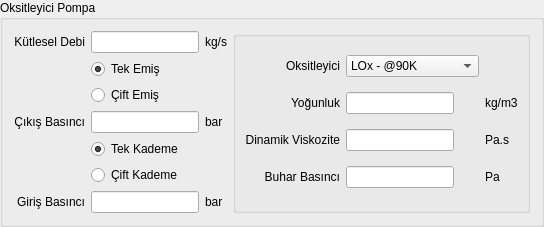
            <widget class="QGroupBox" name="groupBox_12">
             <property name="title">
              <string>Oksitleyici Pompa</string>
             </property>
             <layout class="QGridLayout" name="gridLayout_11">
              <item row="5" column="2">
               <widget class="QLabel" name="label_59">
                <property name="text">
                 <string>bar</string>
                </property>
               </widget>
              </item>
              <item row="2" column="2">
               <widget class="QLabel" name="label_60">
                <property name="text">
                 <string>kg/s</string>
                </property>
               </widget>
              </item>
              <item row="2" column="0">
               <widget class="QLabel" name="label_61">
                <property name="text">
                 <string>Kütlesel Debi</string>
                </property>
                <property name="alignment">
                 <set>Qt::AlignRight|Qt::AlignTrailing|Qt::AlignVCenter</set>
                </property>
               </widget>
              </item>
              <item row="2" column="1">
               <widget class="QLineEdit" name="lineEdit_oks_debi">
                <property name="sizePolicy">
                 <sizepolicy hsizetype="Fixed" vsizetype="Fixed">
                  <horstretch>0</horstretch>
                  <verstretch>0</verstretch>
                 </sizepolicy>
                </property>
                <property name="alignment">
                 <set>Qt::AlignRight|Qt::AlignTrailing|Qt::AlignVCenter</set>
                </property>
               </widget>
              </item>
              <item row="2" column="3" rowspan="7">
               <widget class="QGroupBox" name="groupBox_13">
                <property name="title">
                 <string/>
                </property>
                <property name="flat">
                 <bool>false</bool>
                </property>
                <layout class="QGridLayout" name="gridLayout_12">
                 <item row="2" column="1">
                  <widget class="QLineEdit" name="lineEdit_oks_dynamicViscosity">
                   <property name="enabled">
                    <bool>true</bool>
                   </property>
                   <property name="sizePolicy">
                    <sizepolicy hsizetype="Fixed" vsizetype="Fixed">
                     <horstretch>0</horstretch>
                     <verstretch>0</verstretch>
                    </sizepolicy>
                   </property>
                  </widget>
                 </item>
                 <item row="3" column="1">
                  <widget class="QLineEdit" name="lineEdit_oks_vaporPressure">
                   <property name="enabled">
                    <bool>true</bool>
                   </property>
                   <property name="sizePolicy">
                    <sizepolicy hsizetype="Fixed" vsizetype="Fixed">
                     <horstretch>0</horstretch>
                     <verstretch>0</verstretch>
                    </sizepolicy>
                   </property>
                  </widget>
                 </item>
                 <item row="1" column="2">
                  <widget class="QLabel" name="label_62">
                   <property name="text">
                    <string>kg/m3</string>
                   </property>
                  </widget>
                 </item>
                 <item row="2" column="2">
                  <widget class="QLabel" name="label_63">
                   <property name="text">
                    <string>Pa.s</string>
                   </property>
                  </widget>
                 </item>
                 <item row="3" column="2">
                  <widget class="QLabel" name="label_64">
                   <property name="text">
                    <string>Pa</string>
                   </property>
                  </widget>
                 </item>
                 <item row="1" column="1">
                  <widget class="QLineEdit" name="lineEdit_oks_density">
                   <property name="enabled">
                    <bool>true</bool>
                   </property>
                   <property name="sizePolicy">
                    <sizepolicy hsizetype="Fixed" vsizetype="Fixed">
                     <horstretch>0</horstretch>
                     <verstretch>0</verstretch>
                    </sizepolicy>
                   </property>
                  </widget>
                 </item>
                 <item row="1" column="0">
                  <widget class="QLabel" name="label_65">
                   <property name="text">
                    <string>Yoğunluk</string>
                   </property>
                   <property name="alignment">
                    <set>Qt::AlignRight|Qt::AlignTrailing|Qt::AlignVCenter</set>
                   </property>
                  </widget>
                 </item>
                 <item row="3" column="0">
                  <widget class="QLabel" name="label_66">
                   <property name="text">
                    <string>Buhar Basıncı</string>
                   </property>
                   <property name="alignment">
                    <set>Qt::AlignRight|Qt::AlignTrailing|Qt::AlignVCenter</set>
                   </property>
                  </widget>
                 </item>
                 <item row="2" column="0">
                  <widget class="QLabel" name="label_67">
                   <property name="text">
                    <string>Dinamik Viskozite</string>
                   </property>
                   <property name="alignment">
                    <set>Qt::AlignRight|Qt::AlignTrailing|Qt::AlignVCenter</set>
                   </property>
                  </widget>
                 </item>
                 <item row="0" column="1">
                  <widget class="QComboBox" name="comboBox_oks">
                   <property name="enabled">
                    <bool>true</bool>
                   </property>
                   <property name="sizePolicy">
                    <sizepolicy hsizetype="Minimum" vsizetype="Maximum">
                     <horstretch>0</horstretch>
                     <verstretch>0</verstretch>
                    </sizepolicy>
                   </property>
                   <property name="maximumSize">
                    <size>
                     <width>133</width>
                     <height>16777215</height>
                    </size>
                   </property>
                   <item>
                    <property name="text">
                     <string>LOx - @90K</string>
                    </property>
                   </item>
                   <item>
                    <property name="text">
                     <string>Kullanıcı Tanımlı Oksitleyici</string>
                    </property>
                   </item>
                  </widget>
                 </item>
                 <item row="0" column="0">
                  <widget class="QLabel" name="label_68">
                   <property name="text">
                    <string>Oksitleyici</string>
                   </property>
                   <property name="alignment">
                    <set>Qt::AlignRight|Qt::AlignTrailing|Qt::AlignVCenter</set>
                   </property>
                  </widget>
                 </item>
                </layout>
               </widget>
              </item>
              <item row="8" column="0">
               <widget class="QLabel" name="label_69">
                <property name="text">
                 <string>Giriş Basıncı</string>
                </property>
                <property name="alignment">
                 <set>Qt::AlignRight|Qt::AlignTrailing|Qt::AlignVCenter</set>
                </property>
               </widget>
              </item>
              <item row="8" column="2">
               <widget class="QLabel" name="label_70">
                <property name="text">
                 <string>bar</string>
                </property>
               </widget>
              </item>
              <item row="5" column="1">
               <widget class="QLineEdit" name="lineEdit_oks_exit">
                <property name="sizePolicy">
                 <sizepolicy hsizetype="Fixed" vsizetype="Fixed">
                  <horstretch>0</horstretch>
                  <verstretch>0</verstretch>
                 </sizepolicy>
                </property>
                <property name="alignment">
                 <set>Qt::AlignRight|Qt::AlignTrailing|Qt::AlignVCenter</set>
                </property>
               </widget>
              </item>
              <item row="5" column="0">
               <widget class="QLabel" name="label_71">
                <property name="text">
                 <string>Çıkış Basıncı</string>
                </property>
                <property name="alignment">
                 <set>Qt::AlignRight|Qt::AlignTrailing|Qt::AlignVCenter</set>
                </property>
               </widget>
              </item>
              <item row="3" column="1">
               <widget class="QRadioButton" name="radioButton_oks_tekEmis">
                <property name="text">
                 <string>Tek Emiş</string>
                </property>
                <property name="checkable">
                 <bool>true</bool>
                </property>
                <property name="checked">
                 <bool>true</bool>
                </property>
                <attribute name="buttonGroup">
                 <string notr="true">buttonGroup</string>
                </attribute>
               </widget>
              </item>
              <item row="8" column="1">
               <widget class="QLineEdit" name="lineEdit_oks_inlet">
                <property name="sizePolicy">
                 <sizepolicy hsizetype="Fixed" vsizetype="Fixed">
                  <horstretch>0</horstretch>
                  <verstretch>0</verstretch>
                 </sizepolicy>
                </property>
                <property name="alignment">
                 <set>Qt::AlignRight|Qt::AlignTrailing|Qt::AlignVCenter</set>
                </property>
               </widget>
              </item>
              <item row="4" column="1">
               <widget class="QRadioButton" name="radioButton_oks_ciftEmis">
                <property name="text">
                 <string>Çift Emiş</string>
                </property>
                <property name="checked">
                 <bool>false</bool>
                </property>
                <attribute name="buttonGroup">
                 <string notr="true">buttonGroup</string>
                </attribute>
               </widget>
              </item>
              <item row="6" column="1">
               <widget class="QRadioButton" name="radioButton_oks_tekKademe">
                <property name="text">
                 <string>Tek Kademe</string>
                </property>
                <property name="checked">
                 <bool>true</bool>
                </property>
                <attribute name="buttonGroup">
                 <string notr="true">buttonGroup_2</string>
                </attribute>
               </widget>
              </item>
              <item row="7" column="1">
               <widget class="QRadioButton" name="radioButton_oks_ciftKademe">
                <property name="text">
                 <string>Çift Kademe</string>
                </property>
                <attribute name="buttonGroup">
                 <string notr="true">buttonGroup_2</string>
                </attribute>
               </widget>
              </item>
             </layout>
            </widget>
